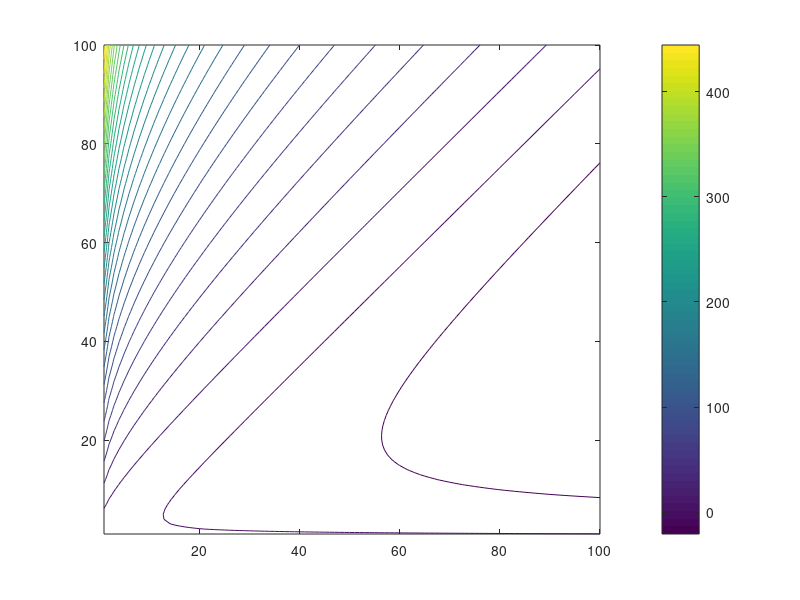

Reproduce this figure in MATLAB. (Note: this script raises an error after producing the figure.)
%% Shows effect of plotting Kullback Leibler divergence
n = 100; d = 100;
kb = @(p,q) p .*log(p./q); 
Z = zeros(n,d);
for i = 1:n
    for j = 1:d
        Z(i,j) = kb(i,j);
    end
end

contour(Z,30)
hold on; c = colorbar('Ticks',[0,100,200,300,400],...
         'TickLabels',{'0','1','2','3','4'});
% Add labels and stuff
%surf(Z)
xlabel('p [x100]')
ylabel('q [x100]')
set(gca,'Fontsize',16)
set(gca,'FontName','Helvetica')
c.Label.String = 'Contribution to KLD'